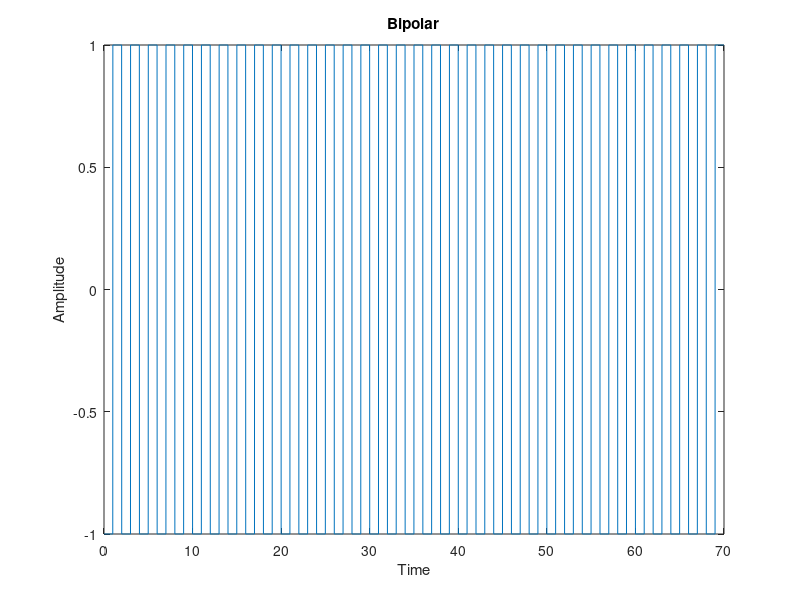
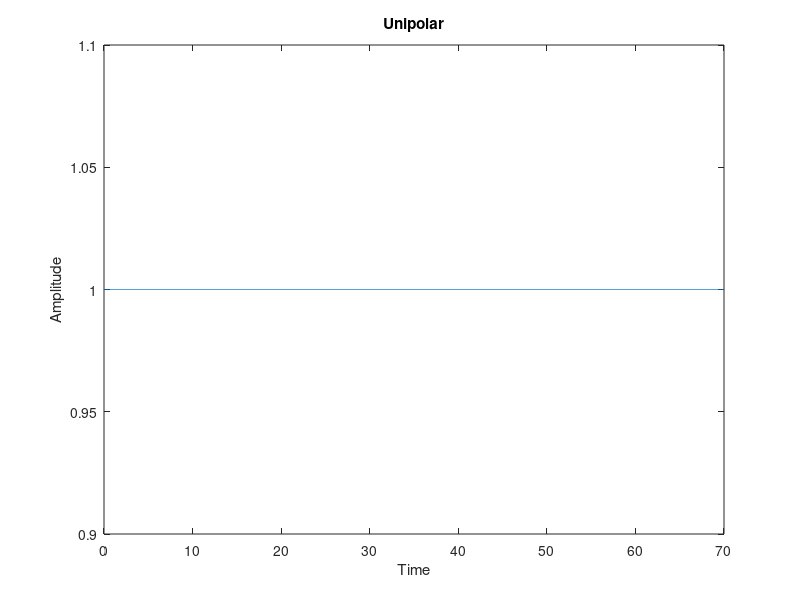
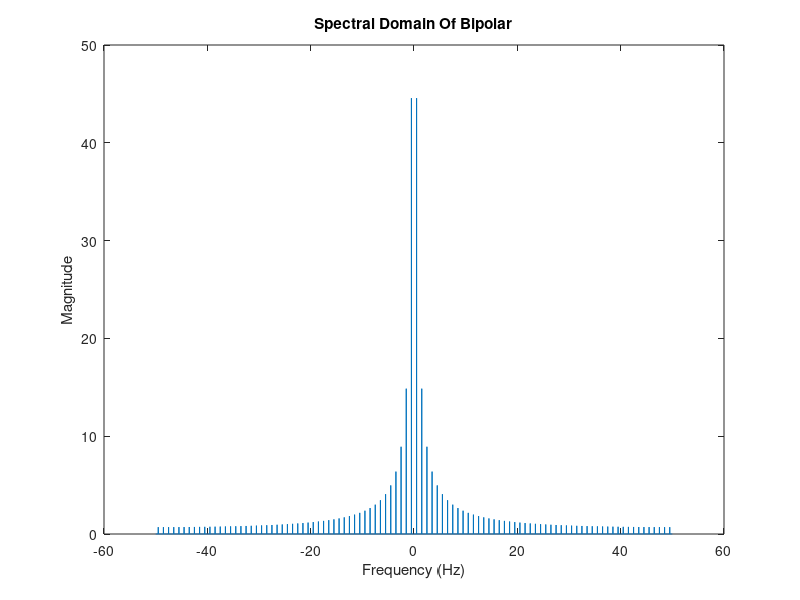
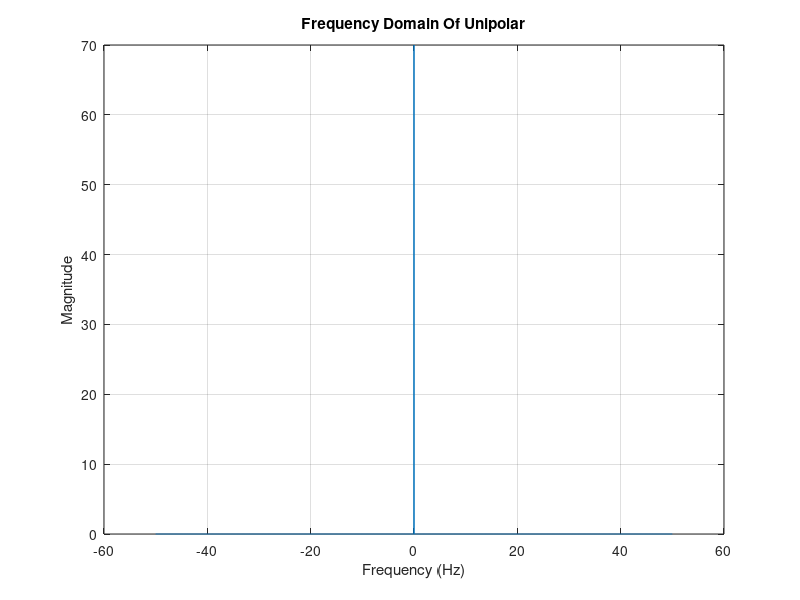

Recreate these plots in MATLAB, in order.
clc;
clear;
close all
bits = 70;
% stream =randi([0, 1], 1, bits);S
% stream = zeros(1,70);
stream = ones(1,70);
% stream(1)=1;
ts = 0.01;
T = bits;
t = 0 : 0.01 : (bits-0.01);
fs = 1 / ts;
df =  1 / T;
f = -0.5 * fs : df : 0.5 * fs - df;

bipolar = zeros(size(t));
flag = 1;  % Start with +ve pulse
for i = 1:bits
    if stream(i) == 1
       flag=-flag ;
       bipolar((i-1)*100+1:i*100) = flag;
    end
end

unipolar=zeros(size(t));
for i = 1:bits
    if stream(i) == 1
        unipolar((i-1)*100+1:i*100) = 1;
    end
end
BIPOLAR = fftshift(fft(bipolar))*ts;
UNIPOLAR= fftshift(fft(unipolar))*ts;

Total_Energy_in_Freq = sum(abs(BIPOLAR).^2)*df;      % ∑ M^2 df
zero_freq = find(f==0);   %since the spectrum is even around the y-axis, we need to find the component number in the middle at f==0
Energy_accumulator=0;
for(index = zero_freq : length(f) )
  Energy_accumulator =  Energy_accumulator + (abs(BIPOLAR(index)).^2)*df;   %accumulating the energy of all components until we reach the end of the spectrum
  if(Energy_accumulator >= (0.95/2)*Total_Energy_in_Freq); %0.95/2 because we are calculating the power of the right half of the spectrum so the total power is expected to be 50%
    BandwidthB = f(index)
    break
  end
end
Total_Energy_in_Freq = sum(abs(UNIPOLAR).^2)*df; 
zero_freq = find(f==0);   %since the spectrum is even around the y-axis, we need to find the component number in the middle at f==0
Energy_accumulator=0;
for(index = zero_freq : length(f) )
  Energy_accumulator =  Energy_accumulator + (abs(UNIPOLAR(index)).^2)*df;   %accumulating the energy of all components until we reach the end of the spectrum
  if(Energy_accumulator >= (0.95/2)*Total_Energy_in_Freq); %0.95/2 because we are calculating the power of the right half of the spectrum so the total power is expected to be 50%
    BandwidthU = f(index)
    break
  end
end

figure(1)
plot(t, bipolar);
xlabel('Time');
ylabel('Amplitude');
title('Bipolar');
figure(2)
plot(t, unipolar);
xlabel('Time');
ylabel('Amplitude');
title('Unipolar');
figure(3)
plot(f, abs(BIPOLAR));
xlabel('Frequency (Hz)');
ylabel('Magnitude');
title('Spectral Domain Of Bipolar');
figure(4)
plot(f, abs(UNIPOLAR));
xlabel('Frequency (Hz)');
ylabel('Magnitude');
title('Frequency Domain Of Unipolar');
grid on;
